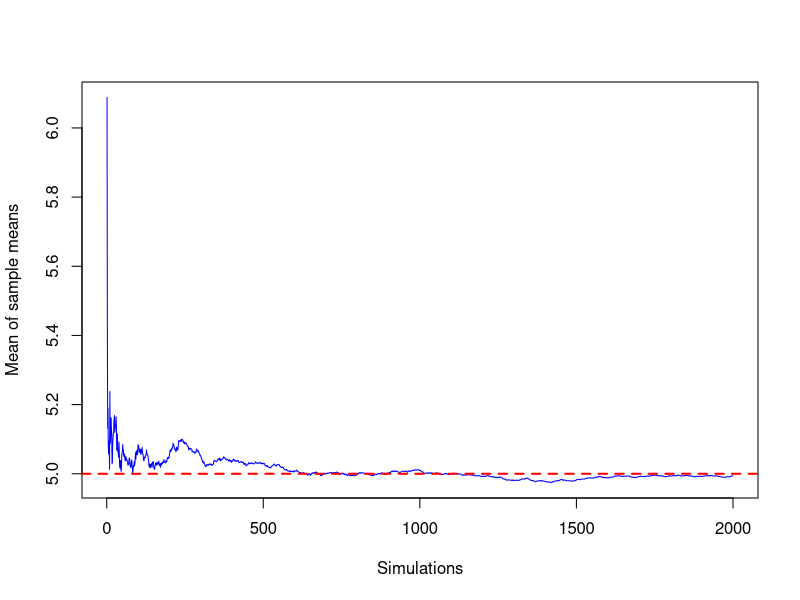
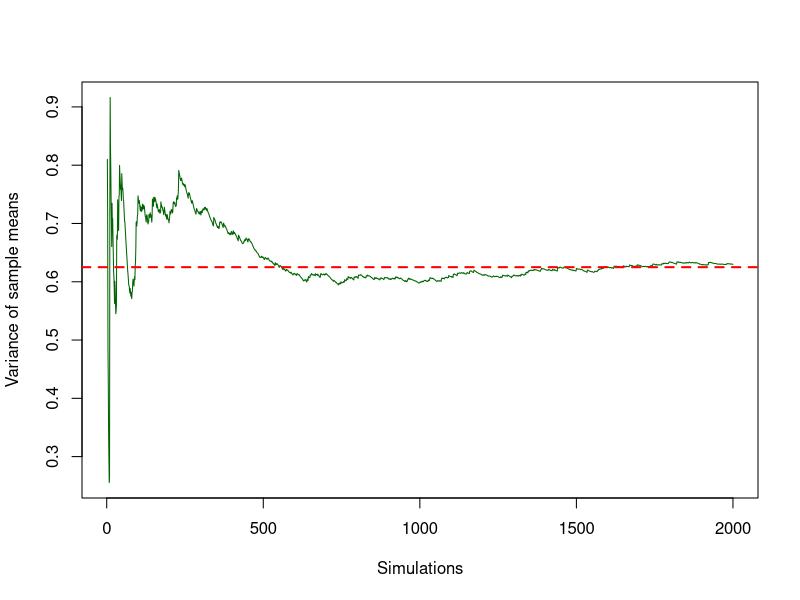
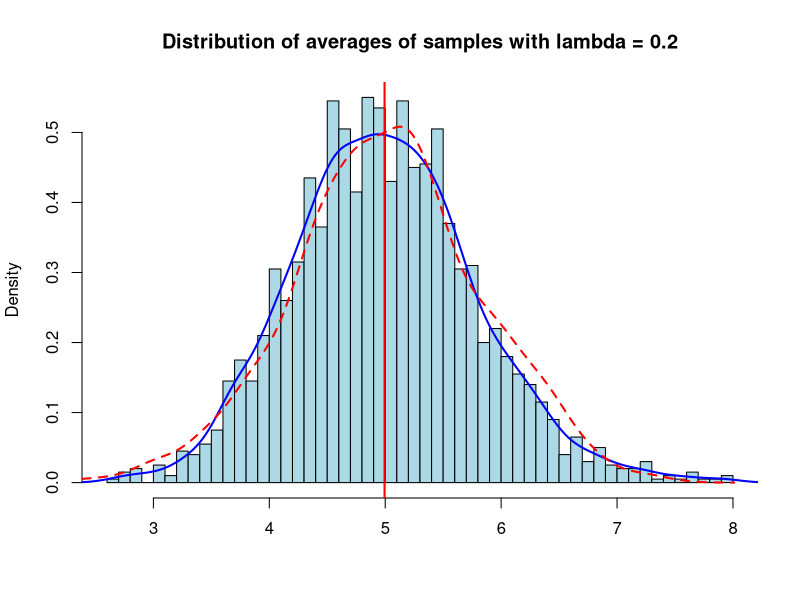

Recreate these plots in R, in order.
## ---- chunk 1
# Number of simulations
n.sims <- 2000
# Rate parameter
lambda <- 0.2
# Vector of samples
exp.sample <- NULL
# Size of samples
n.sample <- 40
# Vector of x bar values
x.bar <- NULL
## ---- chunk 2
# Calculates the mean of x bar values 
mean.x.bar <- 1 / lambda
# Standard deviation of x bar values
s.x.bar <- (1 / lambda) * (1 / sqrt(n.sample))
# Variance of x bar values
var.x.bar <- s.x.bar ^ 2
## ---- chunk 3
# Sets seed
set.seed(12)
# Generates 20K simulations of 40 samples
for (i in 1:n.sims) {
  # Generates the exponential sample 
  exp.sample <- rexp(n = n.sample, rate = lambda)
  # Creates the distribution of x bar values
  x.bar <- c(x.bar , mean(exp.sample))
}
## ---- chunk 4
# Calculate the cumulative means
acc.mean <- cumsum(x.bar)
for (i in 1:n.sims) {acc.mean[i] <- acc.mean[i] / i}   
# Plot the cumulative means
plot(acc.mean, type = "l", col = "blue", xlab = "Simulations", ylab = "Mean of sample means")
abline(h = mean.x.bar, col = "red", lwd = 2, lty = 2)
## ---- chunk 5
# Calculate the cumulative variances
acc.var <- NULL
for (i in 1:n.sims) {acc.var[i] <- var(x.bar[1:i])}
# Plot the cumulative variances
plot(acc.var, type = "l", col = "darkgreen", xlab = "Simulations", ylab = "Variance of sample means")
abline(h = var.x.bar, col = "red", lwd = 2, lty = 2)
## ---- chunk 6
# Creates a sample of normal distribution values
norm.dist <- rnorm(n = n.sims, mean = mean.x.bar, sd = s.x.bar)
# Plots histogram
hist(x.bar, breaks = 50, probability = TRUE, col = "lightblue", xlab = "",
     main = "Distribution of averages of samples with lambda = 0.2")
lines(density(x.bar), col = "blue", lwd = 2)
abline(v = mean(x.bar), col = "red", lwd = 2)
lines(density(norm.dist), col = "red", lwd = 2, lty = 2)
